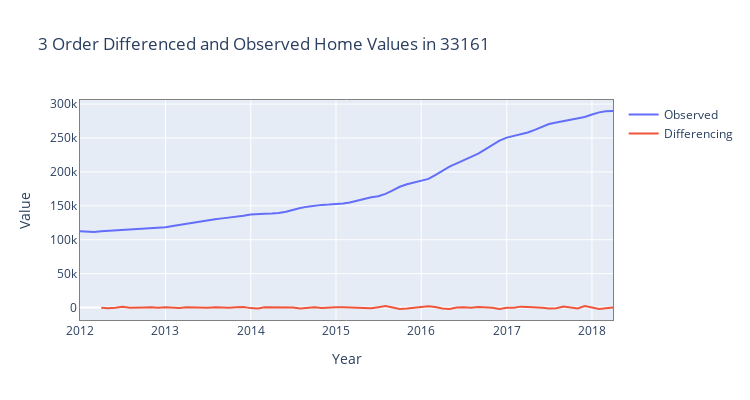

The notebook cell saved with this chart:
### Code cell
# perform 3rd order differencing
stationarity_diff_chk(df_ts_af_crisis, zipcode=[33161],
                      periods=1, plot=True, diff_n=3)
